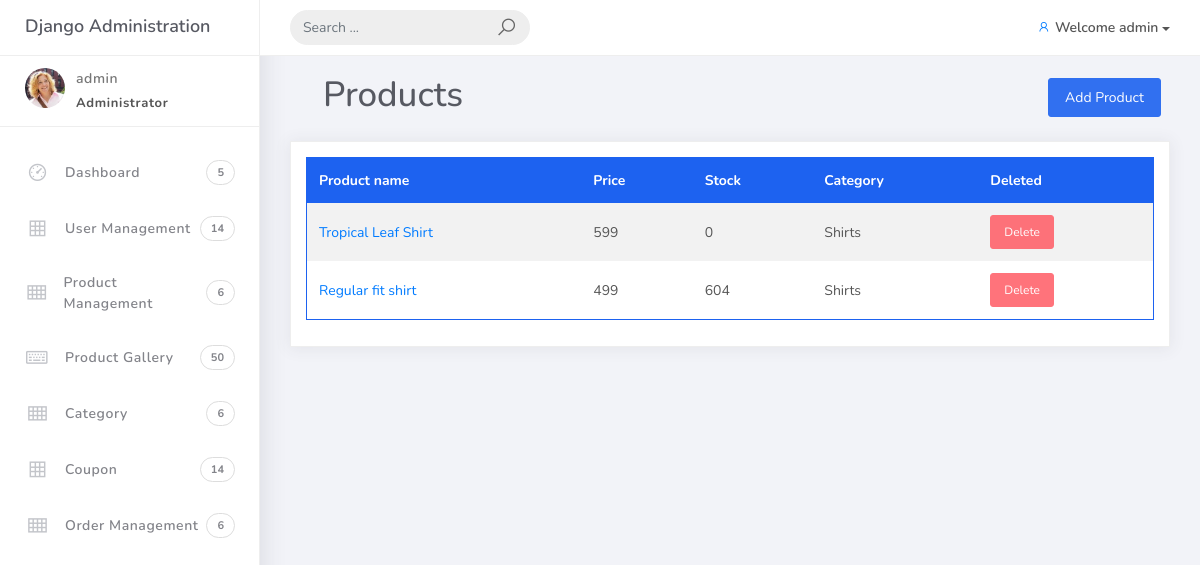
The page /customadmin/product (signed in) on the database its author committed.
### accounts/models.py (models this page shows, shortened)
class Account(AbstractBaseUser):
    first_name = models.CharField(max_length=50)
    last_name = models.CharField(max_length=50)
    username = models.CharField(max_length=50, unique=True)
    email = models.EmailField(max_length=100, unique=True)
    phone_number = models.CharField(max_length=15, default='')
    address_line_1 = models.CharField(max_length=200, blank=True)
    address_line_2 = models.CharField(max_length=200, blank=True)
    profile_picture = models.ImageField(blank=True, upload_to='userprofile')
    city = models.CharField(max_length=20, blank=True)
    state = models.CharField(max_length=20, blank=True)
    country = models.CharField(max_length=20, blank=True)
    wallet= models.DecimalField(max_digits=10, decimal_places=2, default=0.00)
    date_joined = models.DateTimeField(auto_now_add=True)
    last_login = models.DateTimeField(auto_now_add=True)
    is_active = models.BooleanField(default=True)
    is_admin = models.BooleanField(default=False)
    is_staff = models.BooleanField(default=False)
    is_superadmin = models.BooleanField(default=False)
    is_verified = models.BooleanField(default=False)
    is_blocked = models.BooleanField(default=False)
    USERNAME_FIELD = 'email'
    REQUIRED_FIELDS = ['username', 'first_name', 'last_name']
    objects = MyAccountManager()

### store/models.py (models this page shows, shortened)
class Product(models.Model):
    product_name = models.CharField(max_length=200, unique=True)
    slug = models.SlugField(max_length=200, unique=True)
    description = models.TextField(max_length=500, blank=True)
    price = models.IntegerField()
    image = models.ImageField(upload_to='photos/products')
    stock = models.IntegerField(default=0)
    is_available = models.BooleanField(default=True)
    category = models.ForeignKey(Category, on_delete=models.CASCADE)
    created_date = models.DateTimeField(auto_now_add=True)
    modified_date = models.DateTimeField(auto_now=True)
    deleted = models.BooleanField(default=False)
    def total_stock(self):
        variations = Variation.objects.filter(product=self)
        total_stock = variations.aggregate(Sum('stock'))['stock__sum']
        return total_stock if total_stock is not None else 0

### category/models.py (models this page shows, shortened)
class Category(models.Model):
    category_name = models.CharField(max_length=50, unique=True)
    slug = models.SlugField(max_length=100, unique=True)
    description = models.TextField(max_length=255, blank=True)
    cat_image = models.ImageField(upload_to='photos/categories', blank=True)
    deleted = models.BooleanField(default=False)
    class Meta:
        verbose_name = 'Category'
        verbose_name_plural = 'Categories'
    def __str__(self):
        return self.category_name

### customadmin/views.py (the view)
# urls.py: path('product', views.product, name='product'),
@user_passes_test(user_is_admin, login_url='/customadmin/admin_login')
@login_required(login_url='/customadmin/admin_login')
@never_cache
def product(request):
    products = Product.objects.all().order_by('-id')
    context = {
        'products':products,
    }
    return render(request,'admin/product.html', context)

### carts/context_processors.py (called while the page is built, shortened)
def counter(request):
    cart_count = 0
    if 'admin' in request.path:
        return {}
    return dict(cart_count=cart_count)

def wishlist_counter(request):
    wishlist_count = 0
    if 'admin' in request.path:
        return {}
    return {'wishlist_count': wishlist_count}

### category/context_processors.py (called while the page is built)
def menu_links(request):
    links = Category.objects.all()
    return dict(links=links)

### customadmin/views.py (called while the page is built)
def user_is_admin(user):
    return  user.is_staff

### templates/admin/product.html
{% extends "admin/base1.html" %}
{% block content %}
<div class="ml-5">
    <div class="row">
        <div class="col text-left">
            <h3>Products</h3>
        </div>
        <div class="col text-right m-4">
            <a href="{% url 'add_product' %}">
                <button type='submit' class="btn btn-primary">Add Product</button>
            </a>
        </div>
    </div>
</div>
<div class="col">
    <div class="card">
        <div class="card-body">
            <table class="table table-head-bg-primary table-striped table-hover">
                <thead>
                    <tr>
                        <th scope="col">Product name</th>
                        <th scope="col">Price</th>
                        <th scope="col">Stock</th>
                        <th scope="col">Category</th>
                        <th scope="col">Deleted</th>
                    </tr>
                </thead>
                <tbody>
                    {% for product in products %}
                    <tr>
                        <td><a href='{% url 'edit_product' product.id %}'>{{ product.product_name}}</a></td>
                        <td>{{ product.price}}</td>
                        <td>{{ product.total_stock }}</td>
                        <td>{{ product.category}}</td>
                        {% if product.deleted %}
                        <td><a href="{% url 'undelete_product' product.pk %}" class="btn btn-primary btn-sm">Add </a></td>
                        {% else %}
                        <td><a href="{% url 'delete_product' product.pk %}" class="btn btn-danger btn-sm">Delete </a></td>
                        {% endif %}
                    </tr>
                    {% endfor %}
                </tbody>
            </table>
        </div>
    </div>
</div>
{% endblock content %}

### templates/admin/admin_nav.html (shortened to what this page needs)
{% load static %}
<div class="wrapper">
    <div class="main-header">
        <div class="logo-header">
            <a href="index.html" class="logo">
                Django Administration
            </a>
        </div>
        <nav class="navbar navbar-header navbar-expand-lg">
            <div class="container-fluid">
                <form class="navbar-left navbar-form nav-search mr-md-3" action="">
                    <div class="input-group">
                        <input type="text" placeholder="Search ..." class="form-control">
                        <div class="input-group-append">
                            <span class="input-group-text">
                                <i class="la la-search search-icon"></i>
                            </span>
                        </div>
                    </div>
                </form>
                <ul class="navbar-nav topbar-nav ml-md-auto align-items-center">
                    <li class="nav-item dropdown show">
                        <a class="dropdown-toggle profile-pic" data-toggle="dropdown" href="#" aria-expanded="false">
                            {% if usre.image %}
                            <img src="{{ user.image }}" width="36"
                            class="img-circle">
                            {% else %}
                            <i class="la la-user"></i>
                            {% endif %}
                           <span class='p-0'>Welcome {{ user.username }}</span> </a>
                    </li>
                </ul>
            </div>
        </nav>
    </div>
    <div class="sidebar">
        <div class="scrollbar-inner sidebar-wrapper">
            <div class="user">
                {% if user.profile_picture %}
                <div class="photo">
                </div>
                {% endif %}
                <div class="info">
                    <a data-toggle="collapse" href="#collapseExample" aria-expanded="true">
                        <span>
                            {{ user.username }}
                            <span class="user-level">Administrator</span>
                        </span>
                    </a>
                </div>
            </div>
            <ul class="nav">
                <li class="nav-item {% if request.path == '/admin_dashboard/' %}active{% endif %}">
                    <a href="{% url 'admin_dashboard' %}">
                        <i class="la la-dashboard"></i>
                        <p>Dashboard</p>
                        <span class="badge badge-count">5</span>
                    </a>
                </li>
                <li class="nav-item {% if request.path == '/user_management/' %}active{% endif %} ">
                    <a href="{% url 'user_management' %}">
                        <i class="la la-table"></i>
                        <p>User Management</p>
                        <span class="badge badge-count">14</span>
                    </a>
                </li>
                <li class="nav-item">
                    <a data-toggle="collapse" href="#collapseCategory" aria-expanded="false">
                        <i class="la la-th"></i>
                        <p>Product Management</p>
                        <span class="badge badge-count">6</span>
                    </a>
                </li>
                <li class="nav-item {% if request.path == '/prod_gallery/' %}active{% endif %}">
                    <a href="{% url 'prod_gallery' %}">
                        <i class="la la-keyboard-o"></i>
                        <p>Product Gallery</p>
                        <span class="badge badge-count">50</span>
                    </a>
                </li>
                <li class="nav-item {% if request.path == '/category/' %}active{% endif %}">
                    <a href="{% url 'category' %}">
                        <i class="la la-th"></i>
                        <p>Category</p>
                        <span class="badge badge-count">6</span>
                    </a>
                </li>
                <li class="nav-item {% if request.path == '/coupon/' %}active{% endif %} ">
                    <a href="{% url 'coupon' %}">
                        <i class="la la-table"></i>
                        <p>Coupon </p>
                        <span class="badge badge-count">14</span>
                    </a>
                </li>
                <li class="nav-item ">
                    <a data-toggle="collapse" href="#collapseOrder" aria-expanded="false">
                        <i class="la la-th"></i>
                        <p>Order Management</p>
                        <span class="badge badge-count">6</span>
                    </a>
                </li>
            </ul>
        </div>
    </div>

### rows shown on the page
Account: username "admin"
Product: product_name "Tropical Leaf Shirt", price "599", total_stock "0", category "Shirts", deleted "Delete"
Product: product_name "Regular fit shirt", price "499", total_stock "604", category "Shirts", deleted "Delete"
